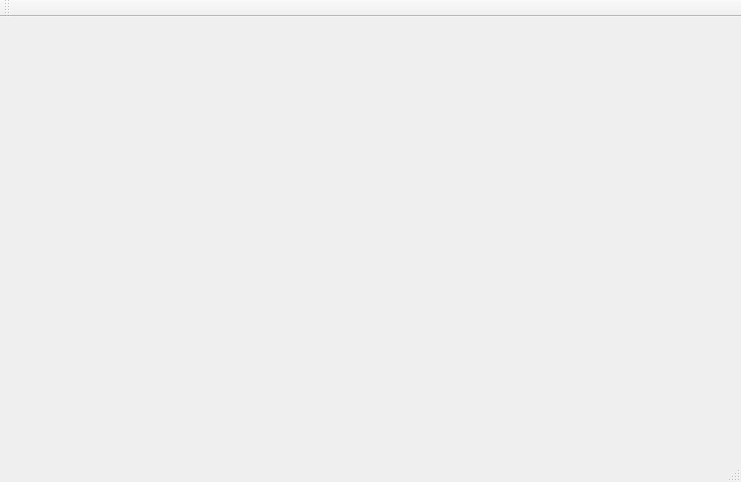
<?xml version="1.0" encoding="UTF-8"?>
<ui version="4.0">
 <class>MainWindow</class>
 <widget class="QMainWindow" name="MainWindow">
  <property name="geometry">
   <rect>
    <x>0</x>
    <y>0</y>
    <width>741</width>
    <height>482</height>
   </rect>
  </property>
  <property name="windowTitle">
   <string>MainWindow</string>
  </property>
  <widget class="QWidget" name="centralWidget"/>
  <widget class="QMenuBar" name="menuBar">
   <property name="geometry">
    <rect>
     <x>0</x>
     <y>0</y>
     <width>741</width>
     <height>26</height>
    </rect>
   </property>
  </widget>
  <widget class="QToolBar" name="mainToolBar">
   <attribute name="toolBarArea">
    <enum>TopToolBarArea</enum>
   </attribute>
   <attribute name="toolBarBreak">
    <bool>false</bool>
   </attribute>
  </widget>
  <widget class="QStatusBar" name="statusBar"/>
 </widget>
 <layoutdefault spacing="6" margin="11"/>
 <resources/>
 <connections/>
</ui>
